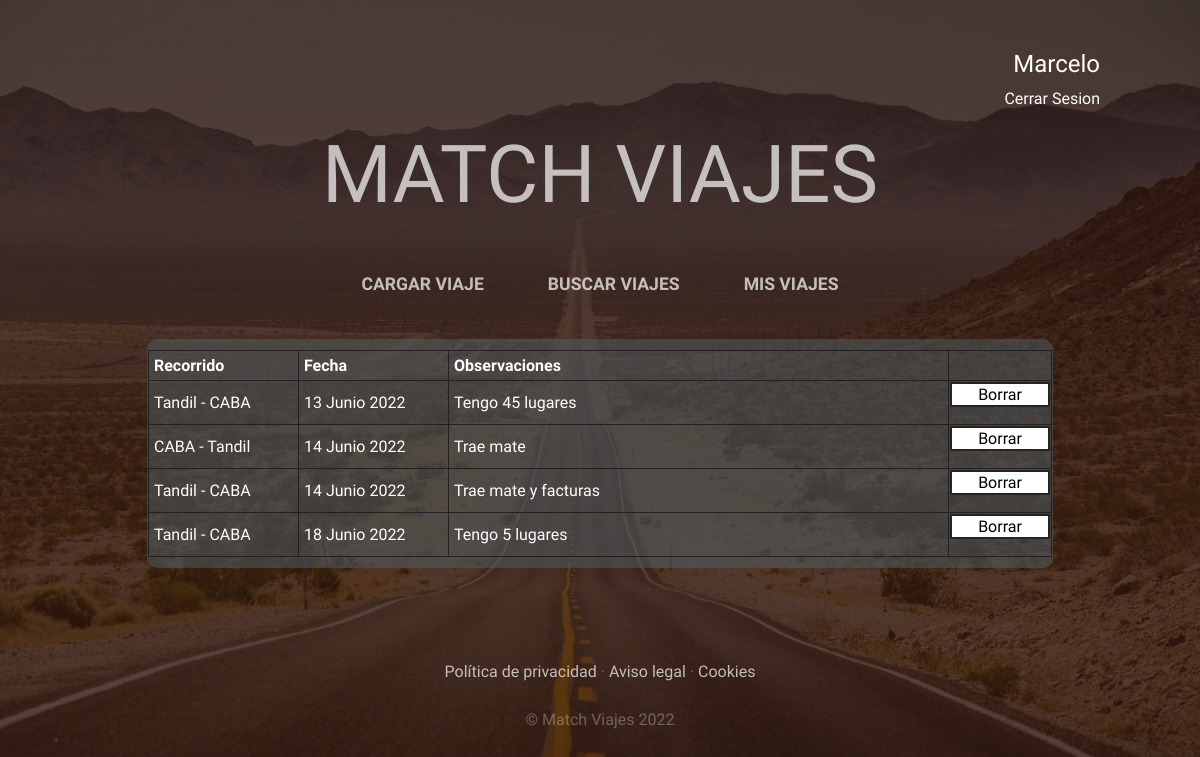
The app's page /GestionViajes/misViajes/ (signed in) with its own data.
### GestionViajes/models.py (models this page shows)
class Viaje(models.Model):
    origen = models.CharField(max_length=30)
    destino = models.CharField(max_length=30)
    fecha = models.DateField()
    observaciones = models.CharField(max_length=300)
    conductor = models.ForeignKey(User, on_delete=models.CASCADE)
    created = models.DateField(auto_now_add=True)
    plazas_disponibles = models.IntegerField(validators=[MinValueValidator(0)], default=0, blank=False, null=False)

### GestionViajes/views.py (the view)
# urls.py: path('misViajes/', views.misViajes , name='misViajes'),
def misViajes(request):
    print("Llegó a la vista misViajes")
    if request.user.is_authenticated:
        fecha_actual = datetime.now()
        formulario_verViaje = FormularioVerViaje()
        viajes = Viaje.objects.filter(fecha__gte=fecha_actual).order_by('fecha')
        user_id = request.user.id
        viajesUser = Viaje.objects.filter(conductor_id=user_id).order_by('fecha')
        if request.method == 'POST':
            viaje_id = request.POST.get('viaje_id')
            viaje = get_object_or_404(Viaje, id=viaje_id)
            viaje.delete()
            return redirect('misViajes')
        for viaje in viajesUser:
            pasajeros = PasajerosViaje.objects.filter(viaje_id=viaje.id)
            plazas_ocupadas = pasajeros.count()
    else:
        return redirect("/login")
    context = {
        'viajes': viajesUser
    }
    return render(request, "GestionViajes/misViajes.html", context)

### GestionViajes/templates/GestionViajes/misViajes.html (shortened to what this page needs)
{% extends "MatchViajesApp/base.html" %}
{% load static %}
{% block content %}
<div class="contenedorFormulario">
    {% if not viajes %}
        <p style="color: rgba(255, 255, 255); text-align: center; margin: 15px auto;">
            No tenés viajes cargados
        </p>
    {% else %}
        <table class="tablaViajes">
            <tr class="tablaViajes">
                <th class="tablaViajes" style="width: 150px;">Recorrido</th>
                <th class="tablaViajes" style="width: 150px;">Fecha</th>
                <th class="tablaViajes" style="width: 500px;">Observaciones</th>
            </tr>
            {% for viaje in viajes %}
            <tr class="tablaViajes">
                <td class="tablaViajes" style="width: 150px;">{{ viaje.origen }} - {{ viaje.destino }}</td>
                <td class="tablaViajes" style="width: 150px;">{{ viaje.fecha }}</td>
                <td class="tablaViajes" style="width: 500px;">{{ viaje.observaciones }}</td>
                <td>
                    <form action="" method="POST" style="text-align: center;">
                        <input class="buttonMeSumo" type="submit" value="Borrar">
                    </form>
                </td>
            </tr>
            {% endfor %}
        </table>
    {% endif %}
</div>
{% endblock %}

### MatchViajesApp/templates/MatchViajesApp/base.html (shortened to what this page needs)
<html>
<head>
  {% load static %}
    <link href="{% static 'MatchViajesApp/vendor/bootstrap/css/bootstrap.min.css' %}" rel="stylesheet">
    <link href="{% static 'MatchViajesApp/css/gestion.css' %}" rel="stylesheet">
</head>
<body>
    <div style="text-align: right; margin-right: 100px; margin-top: 50px; color: white;">
    {% if user.is_authenticated %}
      <h2 style="color: rgba(255, 255, 255); font-size: 1.5rem; font-family: 'Raleway'">
        {{user.first_name}}<br>
      </h2>
      <a href="{% url 'Logout' %}" class="link" style="color: rgba(255, 255, 255); font-size: 1rem; font-family: 'Raleway'">
        Cerrar Sesion
      </a>
    {% else %}
      <a href="{% url 'Login' %}" class="link">Iniciar Sesión</a>
    {% endif %}
    </div>
    <h1 class="site-heading text-center text-white d-none d-lg-block">
        <span class="site-heading-lower">
          <a href="{% url 'Home' %}" class="link">Match viajes</a>
        </span>
      </h1>
 <nav class="navbar navbar-expand-lg navbar-dark py-lg-4" id="mainNav">
    <div class="container">
      <div class="collapse navbar-collapse" id="navbarResponsive">
        <ul class="navbar-nav mx-auto">
          <li class="nav-item {% if request.path == '/cargarviaje' %}active{% endif %} px-lg-4">
            <a class="nav-link text-uppercase text-expanded" href="{% url 'CargarViaje' %}">Cargar Viaje</a>
          </li>
          <li class="nav-item {% if request.path == '/verViaje' %}active{% endif %} px-lg-4">
            <a class="nav-link text-uppercase text-expanded" href="{% url 'VerViaje' %}">Buscar Viajes</a>
          </li>
          <li class="nav-item {% if request.path == '/verViaje' %}active{% endif %} px-lg-4">
            <a class="nav-link text-uppercase text-expanded" href="{% url 'misViajes' %}">Mis Viajes</a>
          </li>
        </ul>
      </div>
    </div>
  </nav>
{% block content %}
{% endblock %}
    <footer class="footer text-faded text-center py-5">
      <div class="container">
        <p class="m-0 mbt">
        	<a href="{% url 'Home' %}" class="link">Política de privacidad</a> ·
        	<a href="{% url 'Home' %}" class="link">Aviso legal</a> ·
        	<a href="{% url 'Home' %}" class="link">Cookies</a>
		</p>
        <p class="m-0 mbt1">&copy; Match Viajes 2022</p>
      </div>
	</footer>
</body>
</html>

### MatchViajesApp/static/MatchViajesApp/css/gestion.css (style rules this page uses)
body { font-family: 'Raleway'; background: linear-gradient(rgba(47, 23, 15, 0.80), rgba(47, 23, 15, 0.80)), url("../img/bg_main.jpg"); background-attachment: fixed; background-position: center; background-size: cover; }
h1, h2, h3, h4, h5, h6 { font-family: 'Raleway'; }
p { line-height: 1.75; }
.text-faded { color: rgba(255, 255, 255, 0.3); }
.site-heading { margin-top: 2rem; margin-bottom: 2rem; text-transform: uppercase; line-height: 3; font-family: 'Raleway'; }
.site-heading .site-heading-lower { font-size: 5rem; font-weight: 100; line-height: 4rem; }
#mainNav { background-color: rgba(80, 97, 102, 0); font-family: 'Raleway'; }
#mainNav .navbar-nav .nav-item .nav-link { color: rgba(255, 255, 255, 0.7); font-weight: 800; }
@media (min-width: 992px) { #mainNav .navbar-nav .nav-item .nav-link { font-size: 1.1rem; } }
.footer { background-color: rgba(80, 97, 102, 0); }
.mbt { padding-top: 2rem; }
.mbt1 { padding-top: 1.25rem; }
a.link { color: rgba(255, 255, 255, 0.7); }
.contenedorFormulario { background-color: rgba(80, 97, 102, 0.50); font-family: 'Raleway'; width: fit-content; margin: 10px auto; border-radius: 10px; padding: 1px; }
.tablaViajes { margin-left: 10px; margin-right: 10px; color: white; font-family: 'Raleway'; padding: 5px; border: 1px solid rgba(31, 30, 30, 0.89); border-collapse: collapse; margin: 10px auto; }
.buttonMeSumo { background-color: white; color: black; border: 2px solid #222523; transition-duration: 0.2s; width: 100px; cursor: pointer; margin: auto; }

### records on screen
Viaje: origen "Tandil", destino "CABA", fecha "13 Junio 2022", observaciones "Tengo 45 lugares"
Viaje: origen "CABA", destino "Tandil", fecha "14 Junio 2022", observaciones "Trae mate"
Viaje: origen "Tandil", destino "CABA", fecha "14 Junio 2022", observaciones "Trae mate y facturas"
Viaje: origen "Tandil", destino "CABA", fecha "18 Junio 2022", observaciones "Tengo 5 lugares"

### other values on screen
{{ user.first_name }} "Marcelo"
